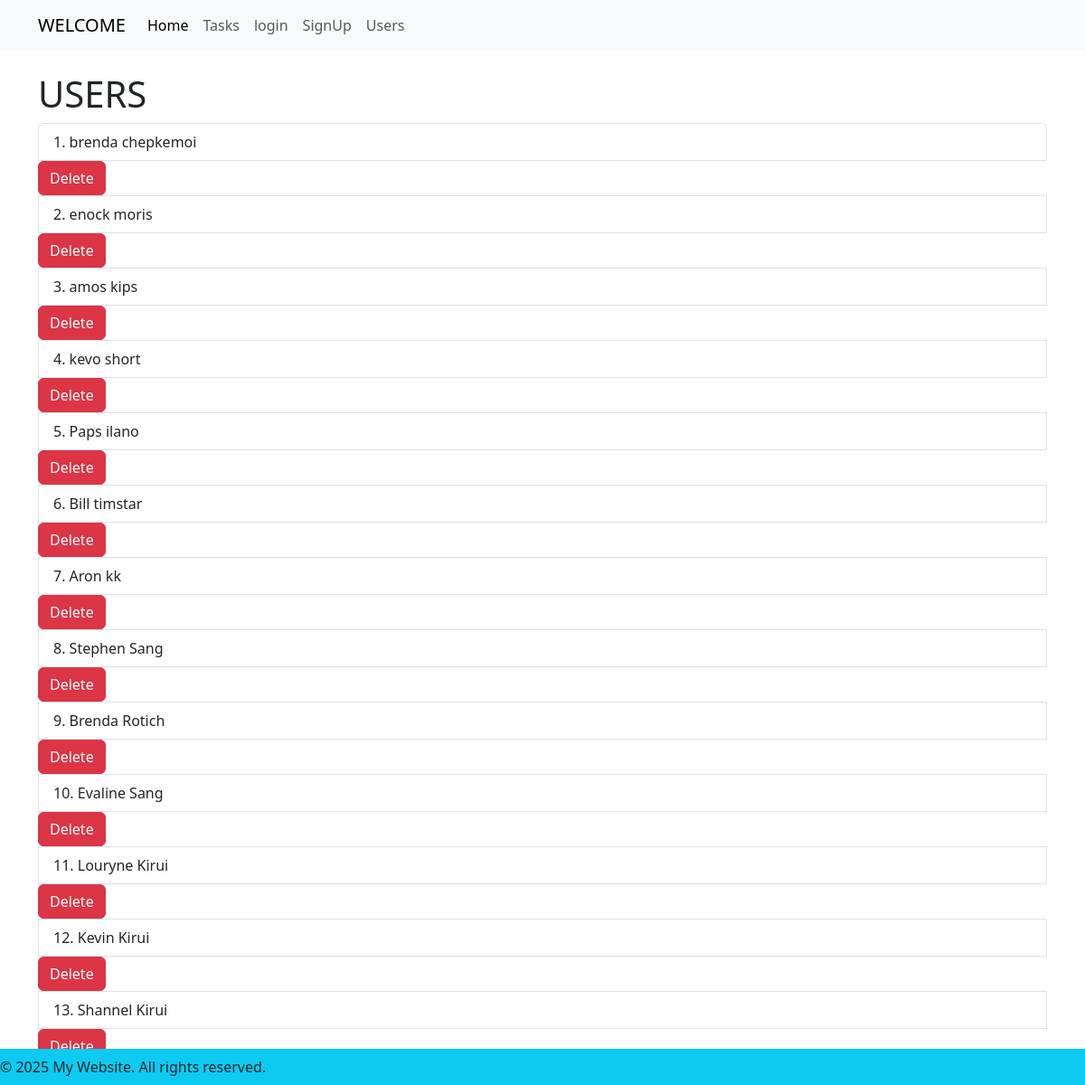
The page /users2 on the database as committed earlier.
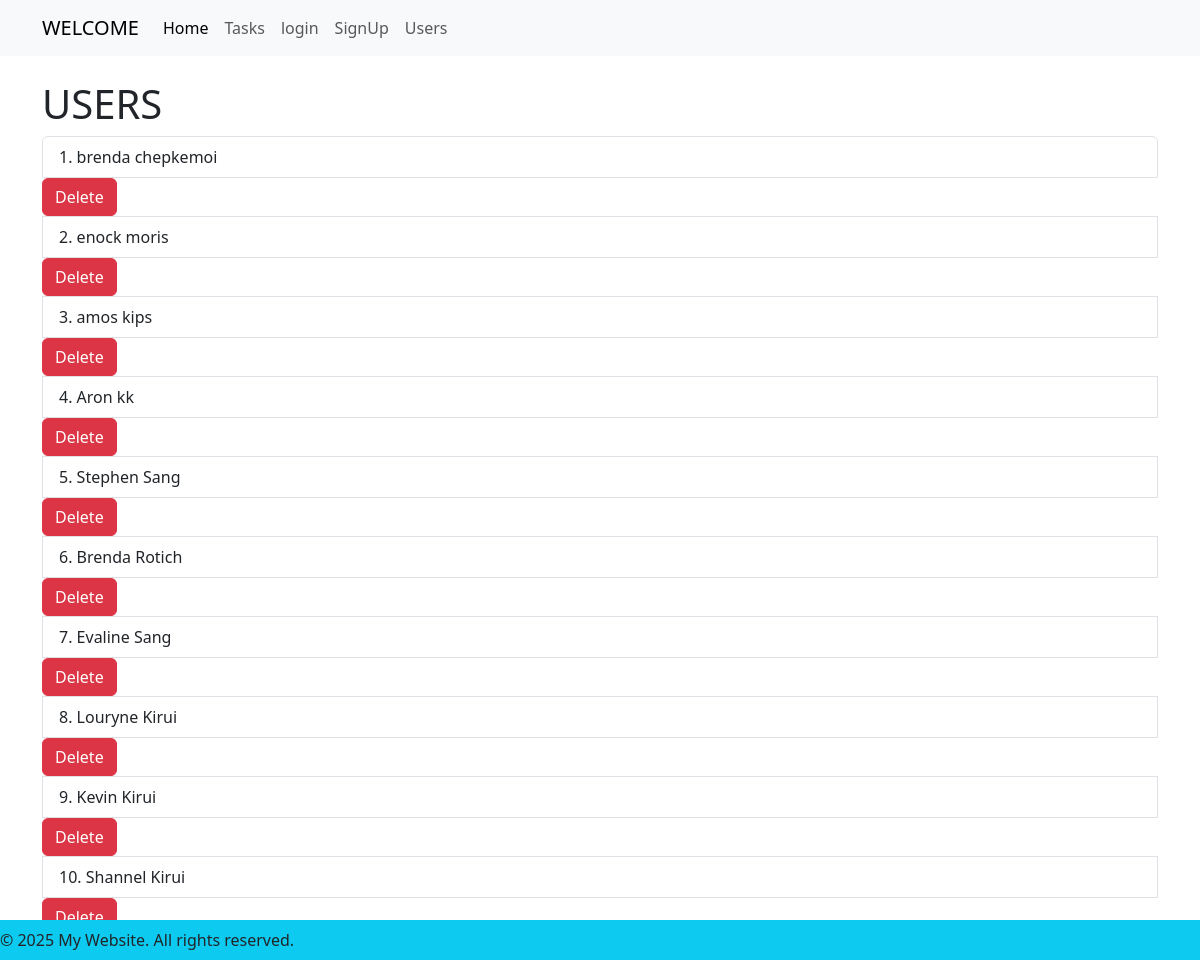
The same page on the database as committed later.
### app/models.py (models this page shows, shortened)
class User(db.Model,UserMixin):
    id = db.Column(db.Integer, primary_key=True)
    username = db.Column(db.String(50), nullable=False, unique=True)
    first_name = db.Column(db.String(50), nullable=False)
    last_name = db.Column(db.String(50), nullable=False)
    password = db.Column(db.String(50), nullable=False)
    task = db.relationship('Task', backref='user', lazy=True)
    def __repr__(self):
          return f' {self.first_name} {self.last_name}'

### app/routes.py (the view)
@app.route('/users2',methods=['GET','POST'])
def users2():
    users = User.query.all()
    return render_template('users.html', title='Users',users=users)

### app/templates/users.html
{% extends "base.html" %}
{% block content %}
<h1>USERS</h1>
<ul class="list-group">
    {% for user in users|reverse %}
        <li class="list-group-item">{{ loop.index }}. {{ user }}</li>
        <form action="{{ url_for('delete_user', user_id=user.id) }}" method="post" onsubmit="return confirm('Are you sure you want to delete this user?');">
            <button type="submit" class="btn btn-danger btn-xx-lg">Delete</button>
        </form>
    {% endfor %}
</ul>
{% endblock %}

### app/templates/base.html (shortened to what this page needs)
<!DOCTYPE html>
<html lang="en">
<head>
    <link href="https://cdn.jsdelivr.net/npm/bootstrap@5.3.5/dist/css/bootstrap.min.css"
          rel="stylesheet"
>
</head>
<body>
    <nav class="navbar navbar-expand-lg bg-body-tertiary">
        <div class="container">
            <a class="navbar-brand" href="#">WELCOME</a>
            <div class="collapse navbar-collapse" id="navbarText">
                <ul class="navbar-nav me-auto mb-2 mb-lg-0">
                    <li class="nav-item">
                        <a class="nav-link active" aria-current="page" href="{{ url_for('home') }}">Home</a>
                    </li>
                    <li class="nav-item">
                        <a class="nav-link" href="{{ url_for('tasks') }}">Tasks</a>
                    </li>
                    {% if current_user.is_authenticated %}
                    <li class="nav-item">
                        <a class="nav-link" href="{{ url_for('logout') }}">logout</a>
                    </li>
                    {% else %}
                    <li class="nav-item">
                        <a class="nav-link" href="{{ url_for('login') }}">login</a>
                    </li>
                    <li class="nav-item">
                        <a class="nav-link" href="{{ url_for('users') }}">SignUp</a>
                    </li>
                    <li class="nav-item">
                        <a class="nav-link" href="{{ url_for('users2') }}">Users</a>
                    </li>{% endif %}
                </ul>
            </div>
        </div>
    </nav>
    <main class="container my-4">
        {% block content %}
        {% endblock %}
    </main>
    <footer class="bg-info text-center text-lg-start w-100 position-fixed bottom-0 py-2">
        <p class="mb-0">&copy; 2025 My Website. All rights reserved.</p>
    </footer>
</body>
</html>

Rows that differ between the two databases and show on the page:
removed User: first_name+last_name "kevo short"
removed User: first_name+last_name "Paps ilano"
removed User: first_name+last_name "Bill timstar"
